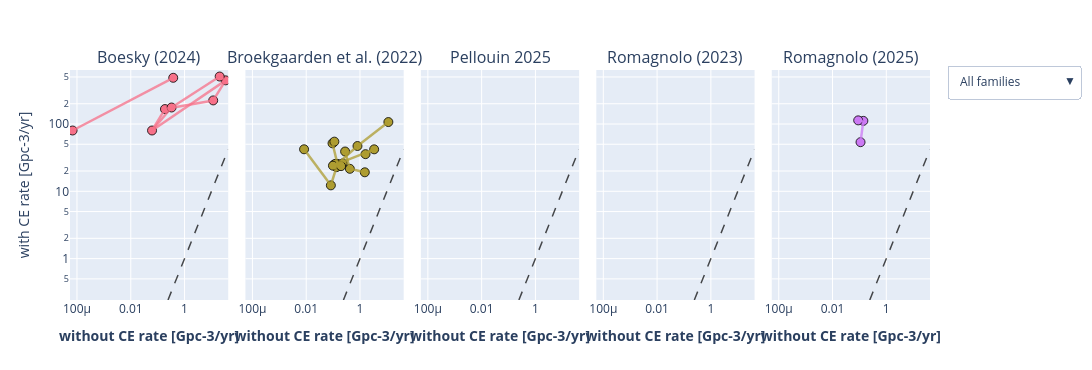

The notebook cell saved with this chart:
### Code cell
fig = plot_ce_vs_withoutce_rate_by_study_plotly(
    path_to_file="/Users/floorbroekgaarden/Projects/GitHub/Rates_of_Formation_Channels/plottingCode/All_Figures/Data_formation_channels_intrinsic/",
    DCOlabel="NS-NS",
    ncols_grid=5,
    panel_w=360,
    panel_h=290,
    marker_size=9,
    line_width=2.5,
    palette_name="husl",
)

fig.show()

# to save the figure
fig.write_html("Output_Figures/BNS_withCE_vs_withoutCE_rate_grid.html", include_plotlyjs="cdn")
